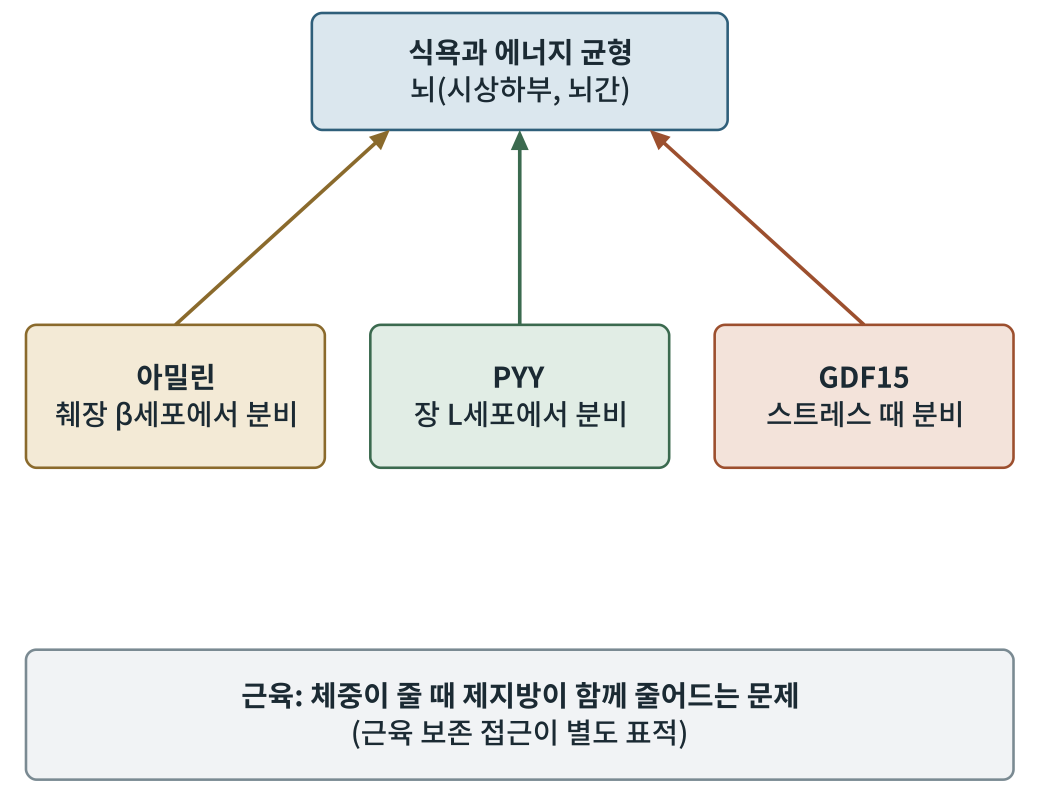
#> input picture obese2/figures/out/그림16-1.png, 2079 x 1611 px (shown at 1/2 size)
$ python fig16-1.py
#> lines starting #> are read from the running program, lines starting #| are printed output that depends on the picture
### obese2/figures/scripts/figlib.py
# -*- coding: utf-8 -*-
"""생물·의학 대중서 그림 생성 라이브러리 (좌표 명시 SVG) — biofig_kit (원본: 「인삼과 암치유」 2026-09)

좌표계: viewBox 폭 800, 출력 폭 120mm  →  1단위 = 0.15mm = 0.425pt
  · 글자 최소 22단위(≈9.4pt).  book1.md 기준(700폭에서 18 = 8.2pt)보다 엄격하다.
  · 제목 26 이상, 수치 강조 28 이상 권장.
모든 글자의 예상 경계상자를 기록해 두었다가 save() 때
  ① 글자↔글자 겹침  ② 캔버스 밖 넘침  ③ 상자 넘침(tbox)  ④ 글자 위에 나중에 그린 불투명 도형
을 검사해 WARN에 쌓는다.  report()가 0건이어야 완성이다.

색 규칙(책 전체 통일, 흑백 인쇄에서도 명도 차로 구분):
  정상세포·일반구조 = BLUE 계열,  암세포 = WARM 계열,  면역세포 = GREEN 계열,
  인삼·진세노사이드 = GOLD 계열,  보조선·주석 = GRAY
"""
import os, math

UNIT_PT = 120.0 / 800 * 72 / 25.4
MIN_FS = 22
FONT = "'Noto Sans CJK KR',sans-serif"

INK    = '#1b2a33'
BLUE   = '#2f5f7a'; LBLUE = '#dbe7ee'; FILL = '#eef3f6'
GRAY   = '#7a8a92'; LGRAY = '#f2f4f5'; MGRAY = '#c9d1d5'
WARM   = '#9c4f2e'; LWARM = '#f3e3da'; MWARM = '#d9a48a'
GREEN  = '#3b6a4f'; LGREEN = '#e1ede5'; MGREEN = '#9cc0a9'
GOLD   = '#8a6a2c'; LGOLD = '#f3ead6'; MGOLD = '#d6bd84'
WHITE  = '#ffffff'

WARN = []


def _w(s, fs):
    """문자열 렌더링 폭 추정(단위). 한글·한자=1.0em, 영문·숫자=0.58em, 좁은 기호=0.32em"""
    t = 0.0
    for c in s:
        o = ord(c)
        if o > 0x1100 and not (0x2000 <= o <= 0x206f):
            t += 1.0
        elif c == ' ':
            t += 0.32
        elif c in 'ilj.,·|()[]:;\'"!':
            t += 0.32
        elif c in 'mwMW':
            t += 0.85
        else:
            t += 0.58
    return t * fs


def _ov(a, b):
    ix = min(a[2], b[2]) - max(a[0], b[0])
    iy = min(a[3], b[3]) - max(a[1], b[1])
    if ix <= 0 or iy <= 0:
        return 0.0
    sa = (a[2] - a[0]) * (a[3] - a[1]); sb = (b[2] - b[0]) * (b[3] - b[1])
    return ix * iy / max(1e-6, min(sa, sb))


class Fig:
    def __init__(self, name, h, w=800):
        self.name, self.w, self.h = name, w, h
        self.parts = []
        self.texts = []      # (box, s, order)
        self.shapes = []     # (box, order)  불투명 도형
        self.order = 0
        self.minfs = 999

    def _add(self, svg, box=None, opaque=False):
        self.parts.append(svg)
        if box and opaque:
            self.shapes.append((box, self.order))
        self.order += 1

    # ── 기본 도형 ──────────────────────────────────────────────
    def rect(self, x, y, w, h, fill=FILL, stroke=BLUE, sw=2, rx=8, dash=None, opacity=1):
        d = f' stroke-dasharray="{dash}"' if dash else ''
        op = f' opacity="{opacity}"' if opacity != 1 else ''
        self._add(f'<rect x="{x}" y="{y}" width="{w}" height="{h}" rx="{rx}" fill="{fill}" '
                  f'stroke="{stroke}" stroke-width="{sw}"{d}{op}/>',
                  (x, y, x + w, y + h), fill not in ('none', '') and opacity >= .5)

    # [10 lines left out: functions circle, ellipse, not called in this run]

    def line(self, x1, y1, x2, y2, stroke=GRAY, sw=2, dash=None):
        d = f' stroke-dasharray="{dash}"' if dash else ''
        self._add(f'<line x1="{x1}" y1="{y1}" x2="{x2}" y2="{y2}" stroke="{stroke}" stroke-width="{sw}"{d}/>')

    # [10 lines left out: functions path, poly, not called in this run]

    def raw(self, svg):
        """직접 작성한 SVG 조각(겹침 검사 대상 아님 — 글자는 반드시 text()로 넣을 것)"""
        self._add(svg)

    def text(self, x, y, s, fs=24, weight=400, anchor='middle', color=INK, italic=False, check=True):
        if fs < MIN_FS:
            WARN.append(f'{self.name}: 글자 크기 {fs} < {MIN_FS} «{s[:20]}»')
            fs = MIN_FS
        self.minfs = min(self.minfs, fs)
        it = ' font-style="italic"' if italic else ''
        esc = s.replace('&', '&amp;').replace('<', '&lt;').replace('>', '&gt;')
        w = _w(s, fs)
        x0 = x - w / 2 if anchor == 'middle' else (x - w if anchor == 'end' else x)
        box = (x0, y - fs * 0.80, x0 + w, y + fs * 0.18)
        if check:
            self.texts.append((box, s, self.order))
        self._add(f'<text x="{x}" y="{y}" font-family="{FONT}" font-size="{fs}" font-weight="{weight}" '
                  f'text-anchor="{anchor}" fill="{color}"{it}>{esc}</text>')
        return box

    # [5 lines left out: function lines, not called in this run]

    def arrow(self, x1, y1, x2, y2, stroke=BLUE, sw=2.5, dash=None, head=10):
        ang = math.atan2(y2 - y1, x2 - x1)
        bx, by = x2 - head * math.cos(ang), y2 - head * math.sin(ang)
        self.line(x1, y1, bx, by, stroke, sw, dash)
        p2 = (x2 - head * 1.7 * math.cos(ang - 0.42), y2 - head * 1.7 * math.sin(ang - 0.42))
        p3 = (x2 - head * 1.7 * math.cos(ang + 0.42), y2 - head * 1.7 * math.sin(ang + 0.42))
        pts = ' '.join(f'{px:.1f},{py:.1f}' for px, py in ((x2, y2), p2, p3))
        self._add(f'<polygon points="{pts}" fill="{stroke}"/>')

    # [18 lines left out: functions carrow, inhibit, not called in this run]

    # ── 조합 도형 ──────────────────────────────────────────────
    def tbox(self, x, y, w, h, lines, fs=24, fill=FILL, stroke=BLUE, sw=2, rx=8,
             color=INK, weight=400, lead=1.3, dash=None, first_bold=False):
        """글자가 든 상자. 폭·높이 초과를 경고한다(글자 폭을 먼저 계산하고 상자를 정할 것)."""
#> called with x = 240, y = 10, w = 320, h = 90, fs = 22, fill = '#dbe7ee', stroke = '#2f5f7a', sw = 2
        self.rect(x, y, w, h, fill, stroke, sw, rx, dash)
        n = len(lines)
        total = (n - 1) * fs * lead
        y0 = y + h / 2 - total / 2 + fs * 0.35
        for i, ln in enumerate(lines):
            wgt = 700 if (first_bold and i == 0) else weight
            if _w(ln, fs) > w - 12:
                WARN.append(f'{self.name}: 상자 폭 넘침 «{ln}» {_w(ln, fs):.0f} > {w - 12}')
            self.text(x + w / 2, y0 + i * fs * lead, ln, fs, wgt, 'middle', color)
        if total + fs > h - 8:
            WARN.append(f'{self.name}: 상자 높이 넘침 «{lines[0]}» {total + fs:.0f} > {h - 8}')

    # [33 lines left out: functions callout, badge, hbar, axis_label, not called in this run]

    # ── 저장 ──────────────────────────────────────────────────
    def _check(self):
        T = self.texts
        for i in range(len(T)):
            for j in range(i + 1, len(T)):
                r = _ov(T[i][0], T[j][0])
                if r > 0.06:
                    WARN.append(f'{self.name}: 글자 겹침 {r:.0%} «{T[i][1][:16]}» ↔ «{T[j][1][:16]}»')
        for box, s, o in T:
            if box[0] < 2 or box[2] > self.w - 2 or box[1] < 2 or box[3] > self.h - 2:
                WARN.append(f'{self.name}: 캔버스 넘침 «{s[:20]}» x{box[0]:.0f}~{box[2]:.0f} y{box[1]:.0f}~{box[3]:.0f}')
            for sb, so in self.shapes:
                if so > o and _ov(box, sb) > 0.25:
                    WARN.append(f'{self.name}: 글자가 나중 도형에 가려짐 «{s[:20]}»')

    def save(self, outdir):
        self._check()
        mm_h = self.h / self.w * 120
        svg = (f'<svg xmlns="http://www.w3.org/2000/svg" viewBox="0 0 {self.w} {self.h}" '
               f'width="120mm" height="{mm_h:.1f}mm">'
               f'<rect x="0" y="0" width="{self.w}" height="{self.h}" fill="#ffffff"/>'
               + ''.join(self.parts) + '</svg>')
        os.makedirs(outdir, exist_ok=True)
        open(os.path.join(outdir, self.name), 'w', encoding='utf-8').write(svg)
        return self.name, self.minfs * UNIT_PT


# [18 lines left out: functions point_in_poly, contain, not called in this run]


def report(prefix=''):
    W = [w for w in WARN if w.startswith(prefix)] if prefix else WARN
    if W:
        print(f'⚠ 경고 {len(W)}건:')
        for w in W:
            print('  ', w)
    else:
        print('✓ 겹침·넘침·글자크기 경고 0건')
    return len(W)

### obese2/figures/scripts/fig16-1.py
# -*- coding: utf-8 -*-
import os, sys
sys.path.insert(0, os.path.dirname(os.path.abspath(__file__)))
import figlib as F
from figlib import Fig, INK, BLUE, LBLUE, GRAY, WARM, LWARM, GREEN, LGREEN, GOLD, LGOLD
here = os.path.dirname(os.path.abspath(__file__)); OUT = os.path.join(here, "..", "svg")
f = Fig('fig16-1.svg', 620)
f.tbox(240, 10, 320, 90, ['식욕과 에너지 균형', '뇌(시상하부, 뇌간)'], 22, LBLUE, BLUE, first_bold=True)
f.tbox(20, 250, 230, 110, ['아밀린', '췌장 β세포에서 분비'], 22, LGOLD, GOLD, first_bold=True)
f.tbox(285, 250, 230, 110, ['PYY', '장 L세포에서 분비'], 22, LGREEN, GREEN, first_bold=True)
f.tbox(550, 250, 230, 110, ['GDF15', '스트레스 때 분비'], 22, LWARM, WARM, first_bold=True)
f.arrow(135, 250, 300, 100, GOLD, 2.8); f.arrow(400, 250, 400, 100, GREEN, 2.8); f.arrow(665, 250, 500, 100, WARM, 2.8)
f.tbox(20, 500, 760, 100, ['근육: 체중이 줄 때 제지방이 함께 줄어드는 문제', '(근육 보존 접근이 별도 표적)'], 22, "#F1F3F5", GRAY, first_bold=True)
print(f.save(OUT)); F.report()
import cairosvg
from PIL import Image
o = os.path.join(here, '..', 'out')
cairosvg.svg2png(url=os.path.join(OUT, 'fig16-1.svg'), write_to=os.path.join(o, '그림16-1.png'), output_width=2079, background_color='white')
#> (this line was passed over: cairosvg is not available in this run)
Image.open(os.path.join(o, '그림16-1.png')).convert('L').save(os.path.join(o, '그림16-1-흑백.png'))
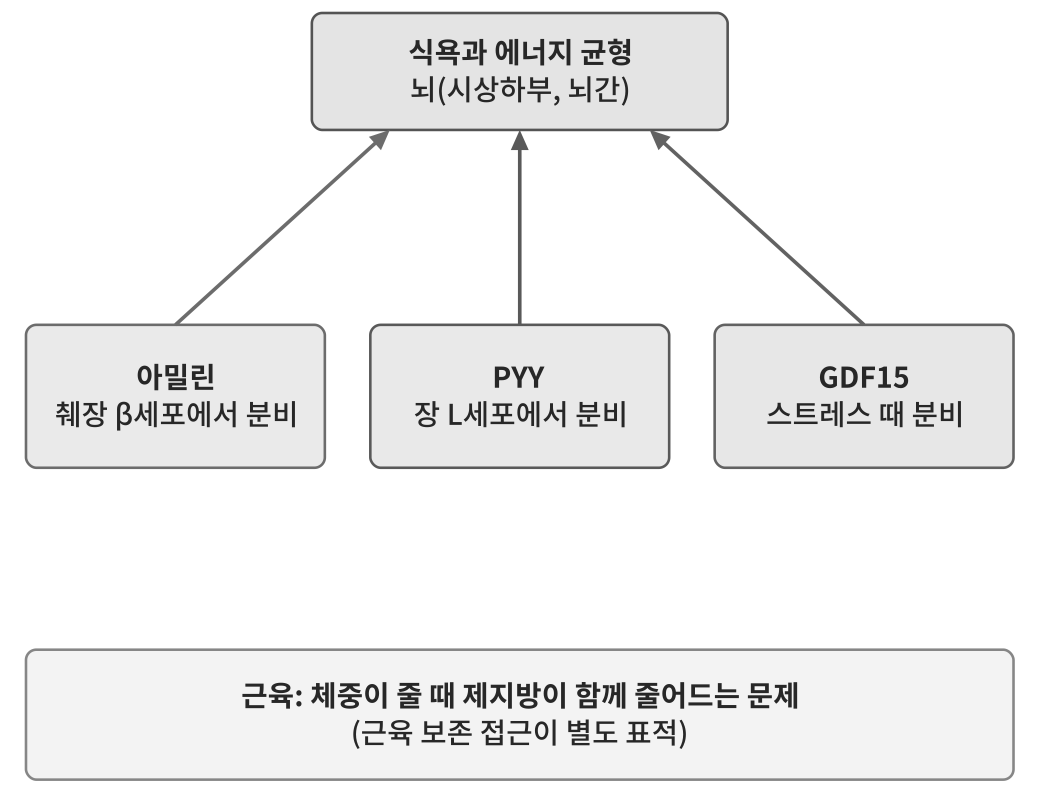
#> saved as 그림16-1-흑백.png: PIL image 2079x1611 L (shown at 1/2 size); min 39, max 255, mean 240.6

$ run again, with obese2/figures/out/그림1-1.png copied over obese2/figures/out/그림16-1.png
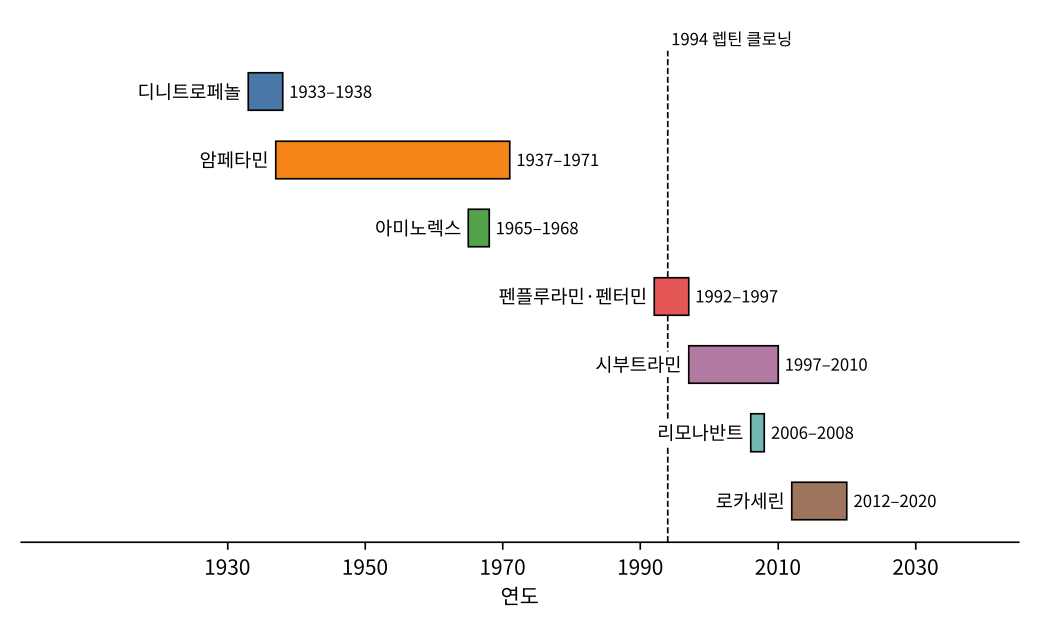
#> input picture obese2/figures/out/그림1-1.png, 2079 x 1260 px (shown at 1/2 size)
#> `Image.open(os.path.join(o, '그림16-1.png')).convert('L').save(os.path.jo..`:
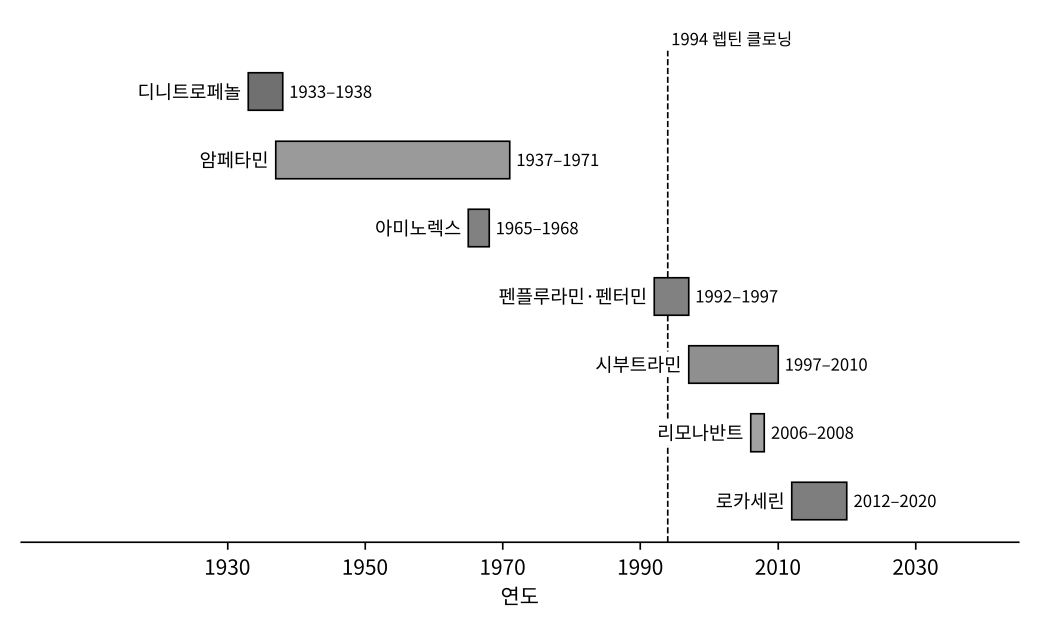
#> saved as 그림16-1-흑백.png: PIL image 2079x1260 L (shown at 1/2 size); min 0, max 255, mean 247.7

$ run again, with obese2/figures/out/그림10-1.png copied over obese2/figures/out/그림16-1.png
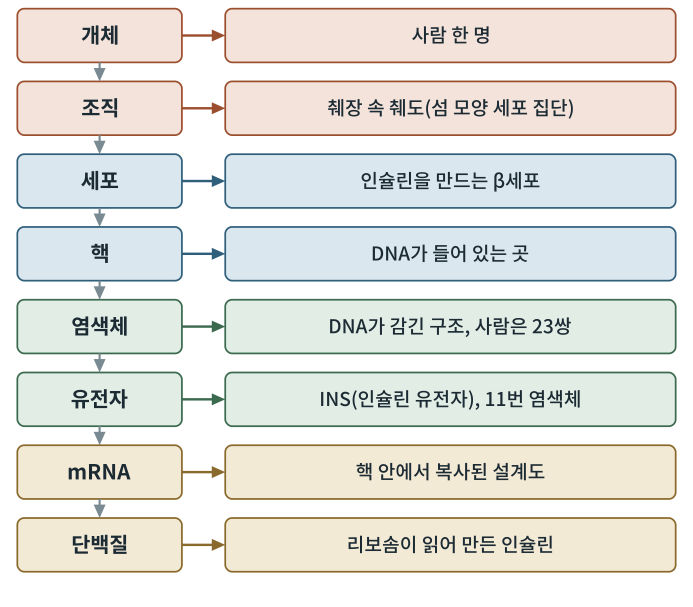
#> input picture obese2/figures/out/그림10-1.png, 2079 x 1819 px (shown at 1/3 size)
#> `Image.open(os.path.join(o, '그림16-1.png')).convert('L').save(os.path.jo..`:
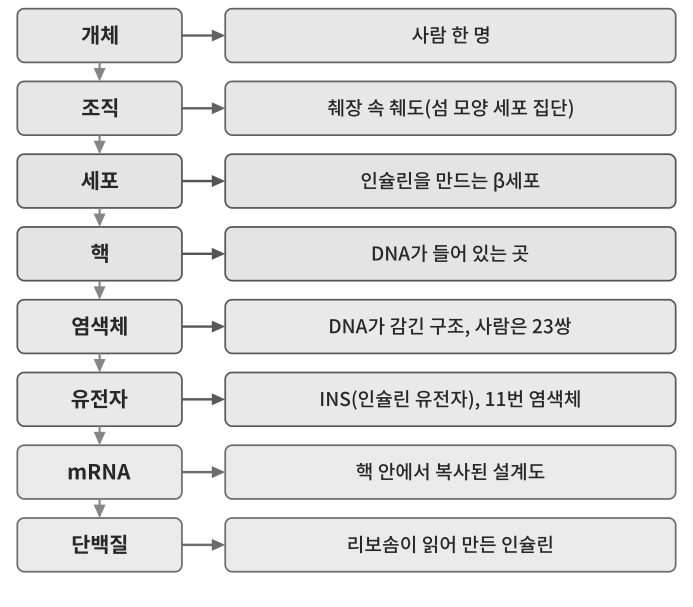
#> saved as 그림16-1-흑백.png: PIL image 2079x1819 L (shown at 1/3 size); min 39, max 255, mean 227.6
